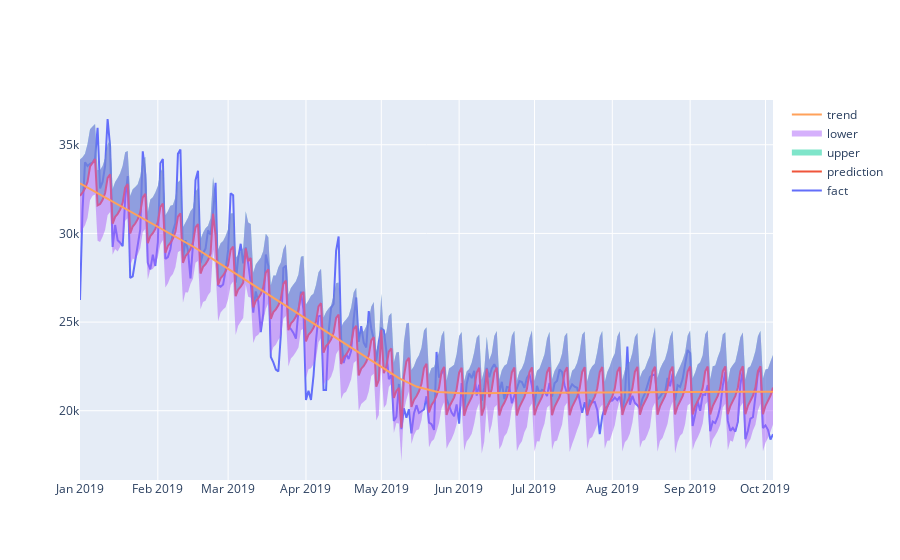

Write notebook code for a chart like this one.
### Code cell
# Рисуем график с границами прогноза
from plotly.offline import download_plotlyjs, init_notebook_mode, plot, iplot
import plotly.graph_objs as go
init_notebook_mode(connected = True)

iplot([
    go.Scatter(x=df['ds'], y=df['y'], name='fact'),
    go.Scatter(x=forecast['ds'], y=forecast['yhat'], name='prediction'),
    go.Scatter(x=forecast['ds'], y=forecast['yhat_upper'], fill='tonexty', mode='none', name='upper'),
    go.Scatter(x=forecast['ds'], y=forecast['yhat_lower'], fill='tonexty', mode='none', name='lower'),
    go.Scatter(x=forecast['ds'], y=forecast['trend'], name='trend')
])

### Figure 1 — Plotly figure (JSON) as saved in the notebook; plotly's stock layout.template omitted (floating-point values rounded to 4 significant figures; data arrays with more than 128 entries replaced by an {"elided": "..."} marker saying what was removed)
{"data": [{"name": "fact", "type": "scatter", "x": {"elided": "277 str values"}, "y": {"elided": "277 int values"}}, {"name": "prediction", "type": "scatter", "x": {"elided": "277 str values"}, "y": {"elided": "277 float values"}}, {"fill": "tonexty", "mode": "none", "name": "upper", "type": "scatter", "x": {"elided": "277 str values"}, "y": {"elided": "277 float values"}}, {"fill": "tonexty", "mode": "none", "name": "lower", "type": "scatter", "x": {"elided": "277 str values"}, "y": {"elided": "277 float values"}}, {"name": "trend", "type": "scatter", "x": {"elided": "277 str values"}, "y": {"elided": "277 float values"}}], "layout": {}}
